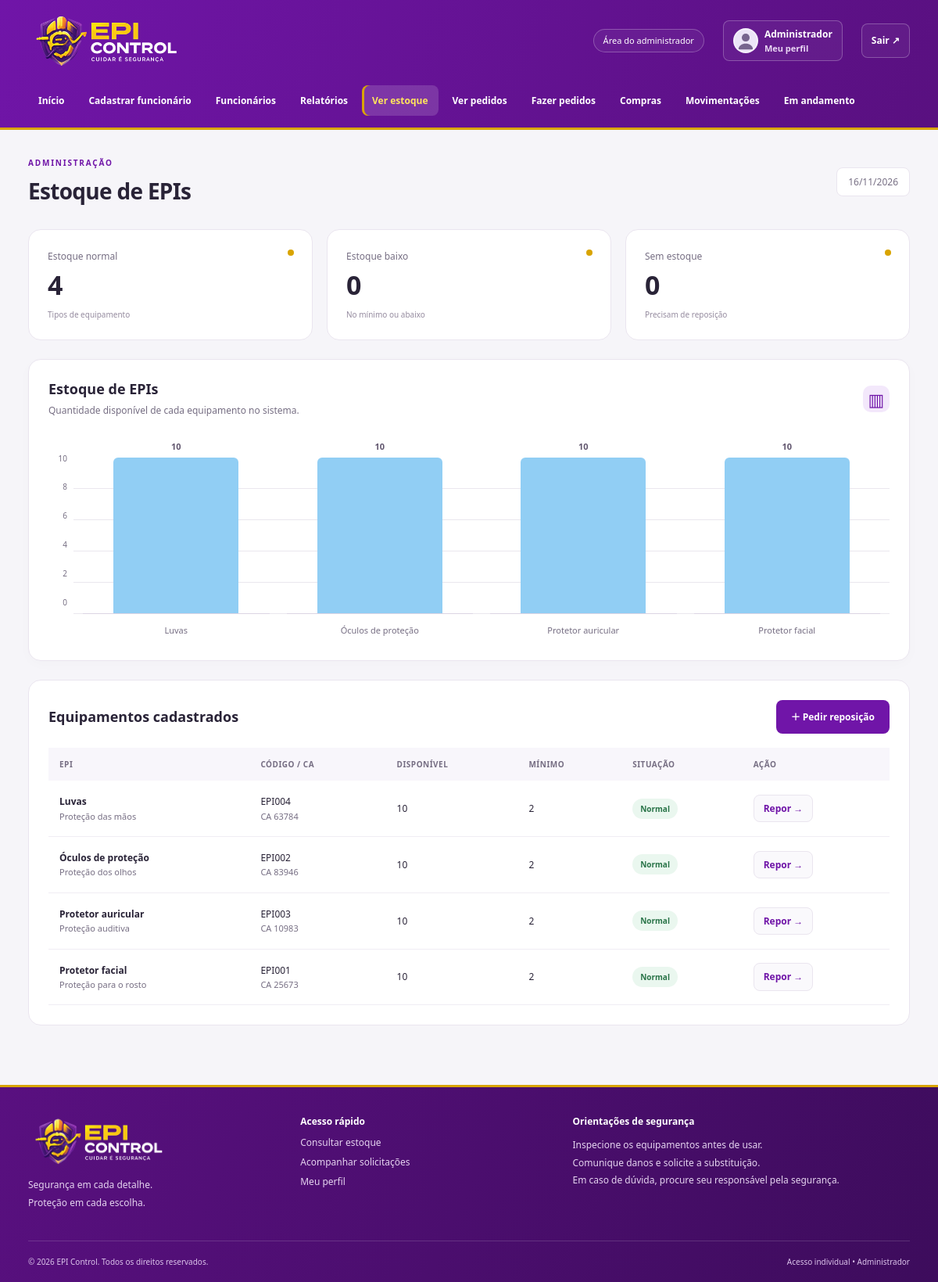
The page /estoque.php (signed in) on the database as committed earlier.
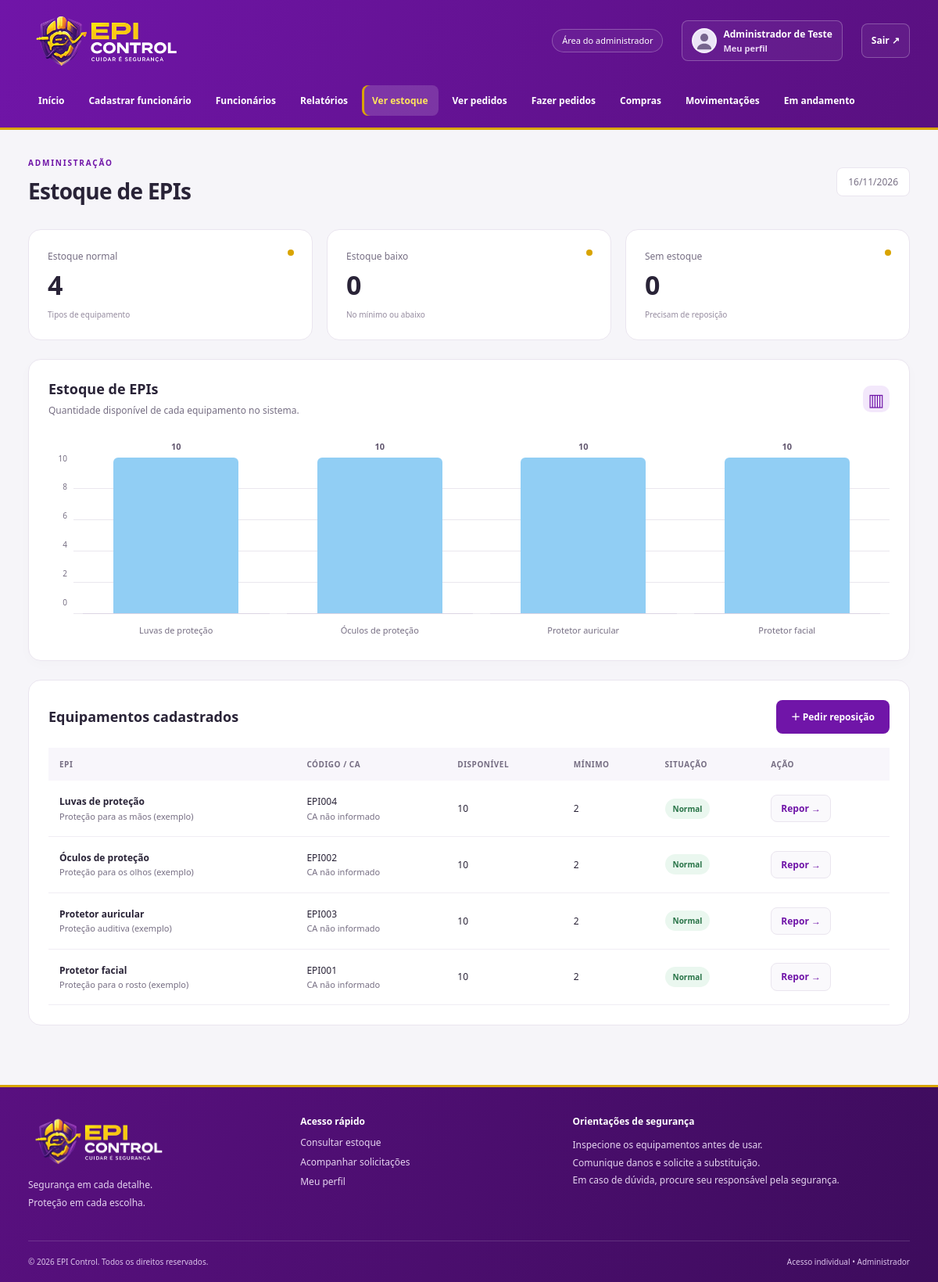
The same page on the database as committed later.
### tables this page shows
CREATE TABLE `tb_funcionarios` (
  `id_funcionario` int(11) NOT NULL,
  `nome_completo` varchar(100) NOT NULL,
  `cpf` varchar(20) DEFAULT NULL,
  `cargo` varchar(100) DEFAULT NULL,
  `setor` varchar(100) DEFAULT NULL,
  `foto_url` varchar(255) DEFAULT NULL,
  `email` varchar(100) NOT NULL,
  `senha` varchar(255) NOT NULL,
  `nivel_acesso` varchar(30) NOT NULL DEFAULT 'Funcionario',
  `status_funcionario` enum('Ativo','Inativo') NOT NULL DEFAULT 'Ativo'
);

CREATE TABLE `tb_epis` (
  `id_epi` int(11) NOT NULL,
  `nome_epi` varchar(100) NOT NULL,
  `descricao` text DEFAULT NULL,
  `quantidade_estoque` int(11) NOT NULL DEFAULT 0,
  `estoque_minimo` int(11) NOT NULL DEFAULT 0,
  `validade` int(11) DEFAULT NULL,
  `codigo` varchar(50) DEFAULT NULL,
  `ca` varchar(50) DEFAULT NULL
);

### app/Controllers/AppController.php (called while the page is built, shortened)
<?php
class AppController
{
    private array $user;
    private bool $admin;
    private string $page;
    public function handle(string $page): void {
        $this->page = $page;
        try {
            $this->model = new EpiModel(conectar());
            $this->user = $this->model->user((int)$_SESSION['id_funcionario']) ?? [];
            $this->admin = $this->user['nivel_acesso'] === 'Administrador';
            $data = ['error'=>$error ?? null,'title'=>$this->titles()[$page] ?? 'EPI Control'];
            if (in_array($page,['home','homefunc','estoque','solicitar','adicionarepi','fazerpedidos'],true)) $data['epis'] = $this->model->epis();
            $views = ['home'=>'dashboard','homefunc'=>'dashboard','andamento'=>'requests','pedidos'=>'requests','minhassolicitacoes'=>'requests','conscientizacao'=>'conscientizacao','cadastro'=>'person-form','editarfunc'=>'person-form','perfil'=>'person-form','funcionarios'=>'employees','informacoes'=>'equipment','meuepi'=>'equipment','adicionarepi'=>'order-form','solicitar'=>'order-form','fazerpedidos'=>'order-form','estoque'=>'stock','compras'=>'purchases','movimentacoes'=>'history','relatorios'=>'reports','excluirfunc'=>'delete'];
            $this->page = $page;
            $this->render($views[$page] ?? 'message',$data);
        } catch (Throwable $e) {
            error_log((string)$e);
            http_response_code(503);
            $title = 'Sistema indisponível'; $message = 'Confira se o MySQL está iniciado e se o banco tcc foi configurado a partir de database/tcc.sql.';
            require __DIR__ . '/../Views/unavailable.php';
        }
    }
    private function titles(): array { return ['home'=>'Visão geral','homefunc'=>'Meu painel','cadastro'=>'Cadastrar funcionário','funcionarios'=>'Funcionários','editarfunc'=>'Editar funcionário','informacoes'=>'Informações do funcionário','excluirfunc'=>'Excluir funcionário','adicionarepi'=>'Entregar EPI','relatorios'=>'Relatórios','estoque'=>'Estoque de EPIs','pedidos'=>'Solicitações dos funcionários','fazerpedidos'=>'Novo pedido de compra','compras'=>'Compras','movimentacoes'=>'Movimentações','andamento'=>'Em andamento','meuepi'=>'Meu EPI','solicitar'=>'Solicitar EPI','minhassolicitacoes'=>'Minhas solicitações','conscientizacao'=>'Conscientização','perfil'=>'Meu perfil']; }
    private function render(string $view, array $data): void {
        extract($data);
        $user = $this->user; $admin = $this->admin; $page = $this->page;
        require __DIR__ . '/../../templates/header.php';
        require __DIR__ . '/../Views/' . $view . '.php';
        require __DIR__ . '/../../templates/footer.php';
    }
}

### app/dispatch.php (called while the page is built)
<?php
require_once __DIR__ . '/bootstrap.php';
require_once __DIR__ . '/Controllers/AppController.php';
(new AppController())->handle($route);

### estoque.php (called while the page is built)
<?php
$route = 'estoque';
require __DIR__ . '/app/dispatch.php';

### config/conexao.php (called while the page is built, shortened)
<?php
function conectar(): mysqli
{
    $config = [
        'host' => '127.0.0.1',
        'user' => 'root',
        'password' => '',
        'database' => 'tcc',
        'port' => 3306,
    ];
    $porta = filter_var($config['port'], FILTER_VALIDATE_INT, [
        'options' => ['min_range' => 1, 'max_range' => 65535],
    ]);
    $db = new mysqli(
        (string) $config['host'],
        (string) $config['user'],
        (string) $config['password'],
        (string) $config['database'],
        $porta
    );
    $db->set_charset('utf8mb4');
    $db->query("SET time_zone = '-03:00'");
    return $db;
}

### app/Models/EpiModel.php (called while the page is built, shortened)
<?php
class EpiModel
{
    public function run(string $sql, array $params = []): mysqli_stmt {
        $stmt = $this->db->prepare($sql);
        if ($params) {
            $types = implode('', array_map(fn($p) => is_int($p) ? 'i' : 's', $params));
            $stmt->bind_param($types, ...$params);
        }
        $stmt->execute();
        return $stmt;
    }
    public function all(string $sql, array $params = []): array { return $this->run($sql, $params)->get_result()->fetch_all(MYSQLI_ASSOC); }
    public function one(string $sql, array $params = []): ?array { return $this->all($sql, $params)[0] ?? null; }
    public function user(int $id): ?array { return $this->one('SELECT * FROM tb_funcionarios WHERE id_funcionario=?', [$id]); }
    public function epis(): array { return $this->all('SELECT * FROM tb_epis ORDER BY nome_epi'); }
}

### app/bootstrap.php (called while the page is built, shortened)
<?php
require_once __DIR__ . '/../config/conexao.php';
require_once __DIR__ . '/Models/EpiModel.php';
function e($value): string
{
    return htmlspecialchars((string) ($value ?? ''), ENT_QUOTES | ENT_SUBSTITUTE, 'UTF-8');
}
function avatar(array $person): string
{
    return in_array($person['foto_url'] ?? '', ['img/boy.png', 'img/woman.png'], true) ? $person['foto_url'] : 'img/avatar.svg';
}

### app/Views/stock.php (the view)
<?php $normal=count(array_filter($epis,fn($e)=>$e['quantidade_estoque']>$e['estoque_minimo'])); $zero=count(array_filter($epis,fn($e)=>$e['quantidade_estoque']==0)); ?>
<div class="stats-grid three"><article class="stat"><span>Estoque normal</span><strong><?= $normal ?></strong><small>Tipos de equipamento</small></article><article class="stat"><span>Estoque baixo</span><strong><?= count($epis)-$normal-$zero ?></strong><small>No mínimo ou abaixo</small></article><article class="stat"><span>Sem estoque</span><strong><?= $zero ?></strong><small>Precisam de reposição</small></article></div>
<section class="card analytics-card"><div class="section-heading"><div><h2>Estoque de EPIs</h2><p>Quantidade disponível de cada equipamento no sistema.</p></div><span class="chart-symbol" aria-hidden="true">▥</span></div><?php $chartItems=array_map(fn($epi)=>['label'=>$epi['nome_epi'],'value'=>(int)$epi['quantidade_estoque']],$epis); require __DIR__.'/vertical-chart.php'; ?></section>
<section class="card"><div class="section-heading"><h2>Equipamentos cadastrados</h2><a class="button" href="fazerpedidos.php">＋ Pedir reposição</a></div><div class="table-wrap"><table><thead><tr><th>EPI</th><th>Código / CA</th><th>Disponível</th><th>Mínimo</th><th>Situação</th><th>Ação</th></tr></thead><tbody><?php foreach($epis as $epi): $zero=$epi['quantidade_estoque']==0; $low=$epi['quantidade_estoque']<=$epi['estoque_minimo']; ?><tr><td><strong><?= e($epi['nome_epi']) ?></strong><small><?= e($epi['descricao']) ?></small></td><td><?= e($epi['codigo']) ?><small>CA <?= e($epi['ca']?:'não informado') ?></small></td><td><?= (int)$epi['quantidade_estoque'] ?></td><td><?= (int)$epi['estoque_minimo'] ?></td><td><span class="badge <?= $zero?'danger':($low?'warning':'success') ?>"><?= $zero?'Sem estoque':($low?'Estoque baixo':'Normal') ?></span></td><td><a href="fazerpedidos.php?id_epi=<?= (int)$epi['id_epi'] ?>">Repor →</a></td></tr><?php endforeach; if(!$epis): ?><tr><td colspan="6" class="empty">Nenhum EPI cadastrado.</td></tr><?php endif ?></tbody></table></div></section>

### templates/header.php (shortened to what this page needs)
<?php
$navigation = $admin ? ['home' => 'Início', 'cadastro' => 'Cadastrar funcionário', 'funcionarios' => 'Funcionários', 'relatorios' => 'Relatórios', 'estoque' => 'Ver estoque', 'pedidos' => 'Ver pedidos', 'fazerpedidos' => 'Fazer pedidos', 'compras' => 'Compras', 'movimentacoes' => 'Movimentações', 'andamento' => 'Em andamento'] : ['homefunc' => 'Início', 'meuepi' => 'Meu EPI', 'solicitar' => 'Solicitar EPI', 'minhassolicitacoes' => 'Minhas solicitações', 'conscientizacao' => 'Conscientização'];
?>
<!doctype html>
<html lang="pt-BR">
<head>
    <link rel="stylesheet" href="css/app.css?v=<?= filemtime(__DIR__ . '/../css/app.css') ?>">
</head>
<body><a class="skip-link" href="#conteudo">Pular para o conteúdo</a>
    <header class="site-header">
        <div class="header-top container"><a class="brand" href="<?= $admin ? 'home.php' : 'homefunc.php' ?>"><img
                    class="brand-logo" src="img/logohome.png" alt="EPI Control — Cuidar é segurança"></a>
            <div class="header-actions"><span
                    class="role-label"><?= $admin ? 'Área do administrador' : 'Área do funcionário' ?></span><a
                    class="profile-link" href="perfil.php"><img src="<?= e(avatar($user)) ?>"
                        alt="Foto de <?= e($user['nome_completo']) ?>"><span><strong><?= e($user['nome_completo']) ?></strong><small>Meu
                            perfil</small></span></a>
                <form method="post" action="logout.php"><?= csrf() ?><button class="text-button" type="submit">Sair
                        ↗</button></form>
            </div>
        </div>
        <nav class="main-nav container" aria-label="Navegação principal">
            <?php foreach ($navigation as $url => $label): ?><a href="<?= e($url) ?>.php" <?= $page === $url ? 'class="active" aria-current="page"' : '' ?>><?= e($label) ?></a><?php endforeach ?></nav>
    </header>
    <main id="conteudo" class="container main-content">
        <div class="page-heading">
            <div><span class="eyebrow"><?= $admin ? 'ADMINISTRAÇÃO' : 'MINHA SEGURANÇA' ?></span>
                <h1><?= e($title) ?></h1>
            </div><span class="today"><?= date('d/m/Y') ?></span>
        </div>

### app/Views/vertical-chart.php
<?php
$chartMax = max(1, ...array_column($chartItems, 'value'));
$chartStep = max(1, (int) ceil($chartMax / 5));
$chartCeiling = $chartStep * 5;
?>
<?php if (!$chartItems): ?>
    <p class="empty">Ainda não há dados para exibir.</p><?php else: ?>
    <div class="column-chart-scroll">
        <div class="column-chart" style="--columns:<?= count($chartItems) ?>">
            <div class="chart-axis" aria-hidden="true">
                <?php for ($tick = 5; $tick >= 0; $tick--): ?><span><?= $tick * $chartStep ?></span><?php endfor ?></div>
            <div class="chart-columns">
                <?php foreach ($chartItems as $item): ?>
                    <div class="chart-column">
                        <div class="column-area">
                            <div class="column-bar"
                                style="height:<?= 100 * $item['value'] / $chartCeiling ?>%;--bar-color:<?= e($item['color'] ?? '#91cef4') ?>">
                                <span><?= (int) $item['value'] ?></span></div>
                        </div><span class="column-label"><?= e($item['label']) ?></span>
                    </div><?php endforeach ?>
            </div>
        </div>
    </div>
<?php endif ?>

### templates/footer.php
</main>
<footer class="site-footer">
    <div class="container footer-grid">
        <div><a class="brand" href="<?= $admin ? 'home.php' : 'homefunc.php' ?>"><img class="brand-logo"
                    src="img/logohome.png" alt="EPI Control — Cuidar é segurança"></a>
            <p>Segurança em cada detalhe.<br>Proteção em cada escolha.</p>
        </div>
        <div><strong>Acesso rápido</strong><a
                href="<?= $admin ? 'estoque.php' : 'meuepi.php' ?>"><?= $admin ? 'Consultar estoque' : 'Meus equipamentos' ?></a><a
                href="<?= $admin ? 'pedidos.php' : 'minhassolicitacoes.php' ?>">Acompanhar solicitações</a><a
                href="perfil.php">Meu perfil</a><?php if (!$admin): ?><a href="conscientizacao.php">Conscientização</a><?php endif ?></div>
        <div><strong>Orientações de segurança</strong>
            <p>Inspecione os equipamentos antes de usar.<br>Comunique danos e solicite a substituição.<br>Em caso de
                dúvida, procure seu responsável pela segurança.</p>
        </div>
    </div>
    <div class="container footer-bottom"><span>© <?= date('Y') ?> EPI Control. Todos os direitos
            reservados.</span><span>Acesso individual • <?= $admin ? 'Administrador' : 'Funcionário' ?></span></div>
</footer>
</body>
</html>

Rows that differ between the two databases and show on the page:
changed tb_funcionarios "Início": nome_completo "Administrador" → "Administrador de Teste"
changed tb_epis "EPI004": nome_epi "Luvas" → "Luvas de proteção"; descricao "Proteção das mãos" → "Proteção para as mãos (exemplo)"; ca "63784" → "não informado"
changed tb_epis "Óculos de proteção": descricao "Proteção dos olhos" → "Proteção para os olhos (exemplo)"; ca "83946" → "não informado"
changed tb_epis "Protetor auricular": descricao "Proteção auditiva" → "Proteção auditiva (exemplo)"; ca "10983" → "não informado"
changed tb_epis "Protetor facial": descricao "Proteção para o rosto" → "Proteção para o rosto (exemplo)"; ca "25673" → "não informado"
